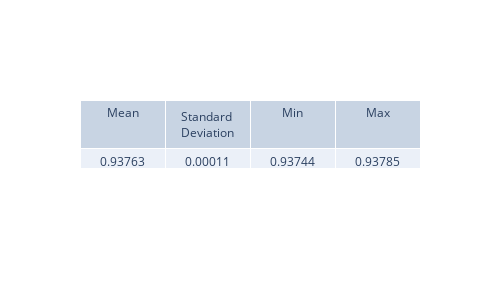

The notebook cell saved with this chart:
### Code cell
from scipy.integrate import simpson

norms = []

for i in range(2000):
    psi_sq_i = psi_real_pinn[:, i] ** 2 + psi_img_pinn[:, i] ** 2
    normalization = simpson(psi_sq_i, x=x_values)
    normalization_monte = np.mean(psi_sq_i) * (x_max - x_min)
    norms.append(normalization)
    
view_metrics(np.array(norms))

fig, ax = plt.subplots(figsize=(8, 5), dpi=200)

ax.plot(t_values, norms, '-', label='Normalization')
ax.axhline(1.0, color='red', linestyle='--', label='Expected = 1')

# 🛠 Disable offset notation and scientific formatting
ax.yaxis.get_major_formatter().set_useOffset(False)

ax.set_xlabel('Time (ps)')
ax.set_ylabel('Normalization')
ax.set_title('Wavefunction Normalization Over Time')
ax.legend()
ax.grid(True)

plt.tight_layout()
plt.show()

### Figure 1 — Plotly figure (JSON) as saved in the notebook; plotly's stock layout.template omitted (floating-point values rounded to 4 significant figures)
{"data": [{"cells": {"values": [["0.93763"], ["0.00011"], ["0.93744"], ["0.93785"]]}, "header": {"values": ["Mean", "Standard Deviation", "Min", "Max"]}, "type": "table"}], "layout": {"height": 300, "width": 500}}
